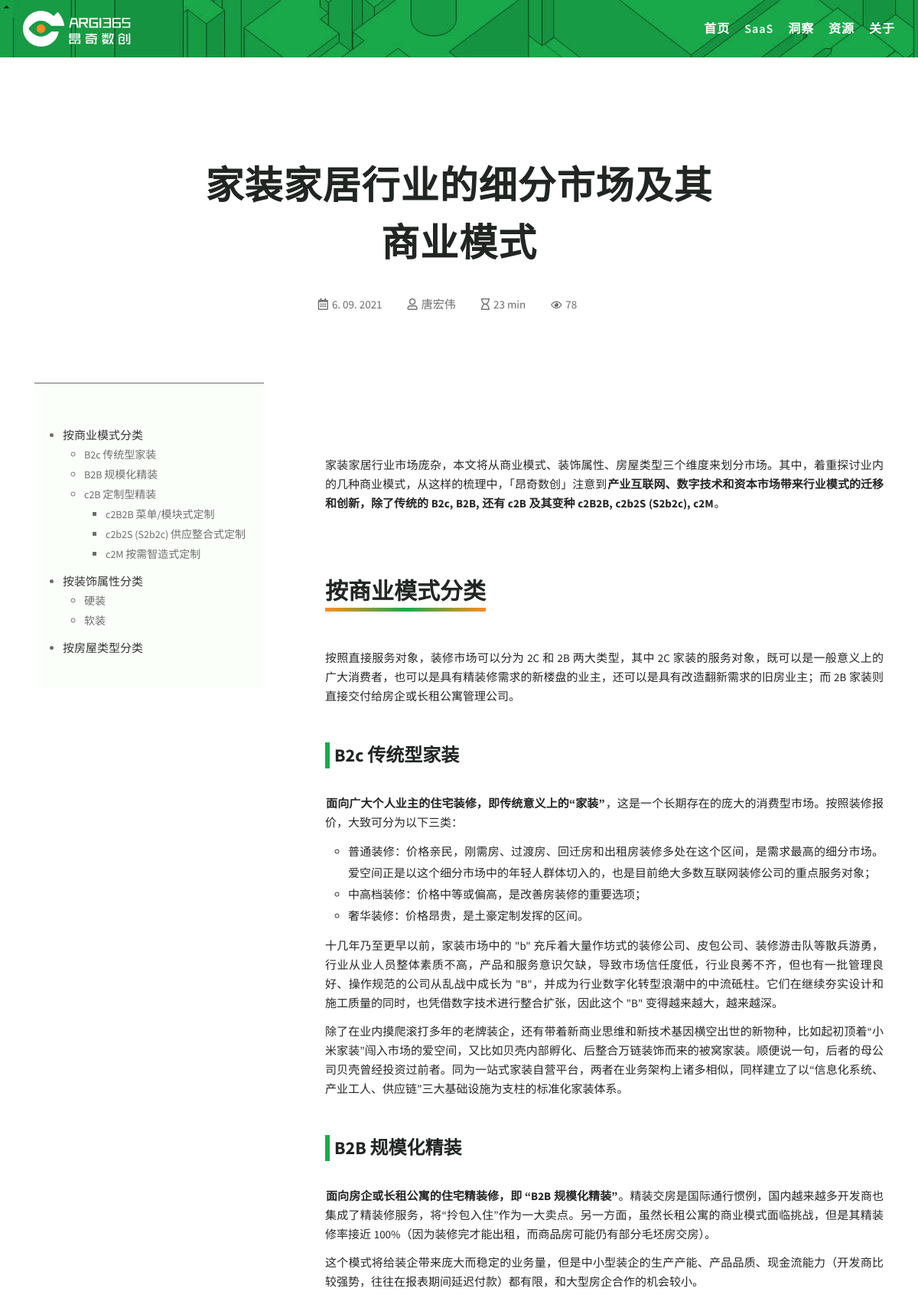
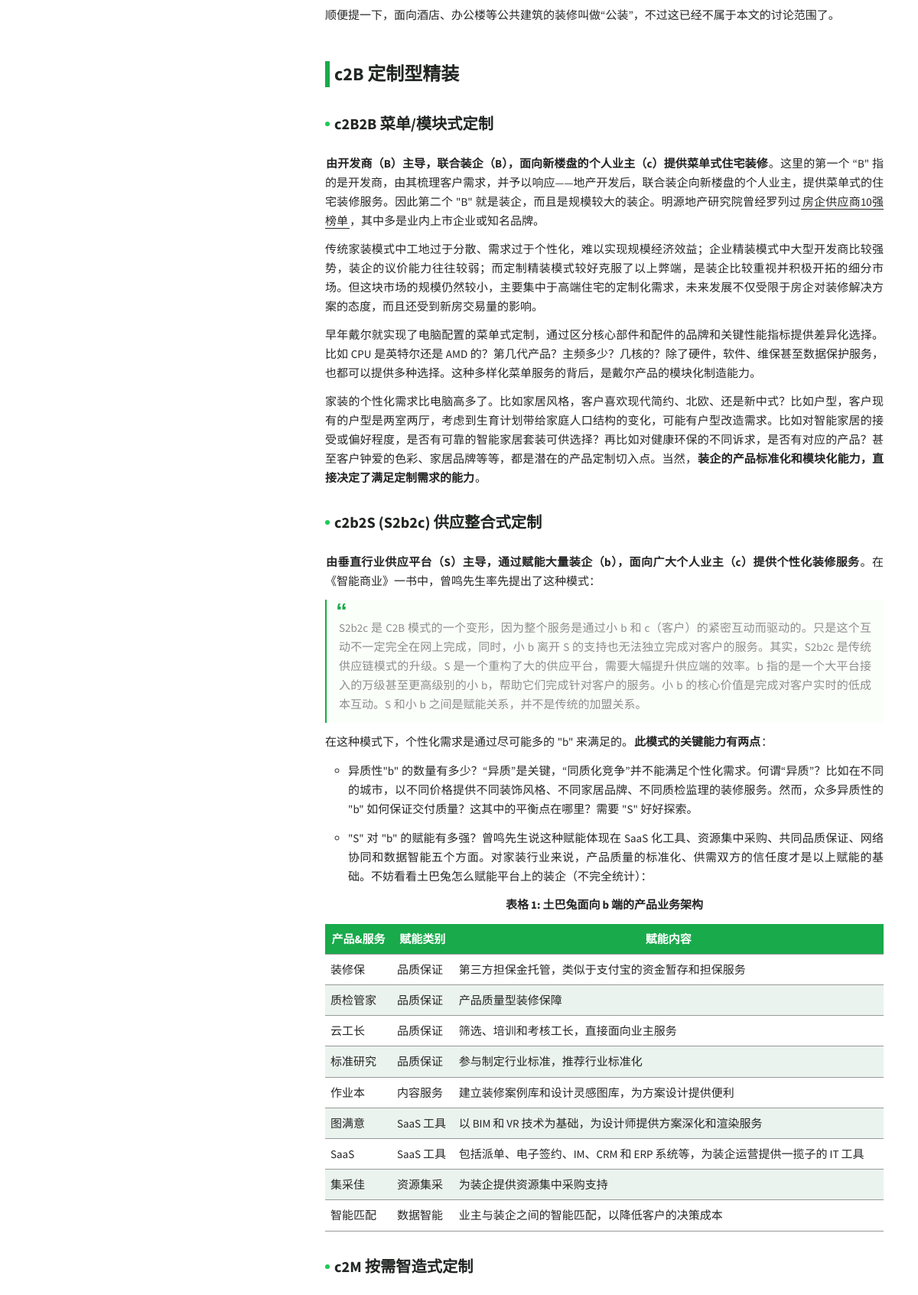
Screenshot of /post/20 (upper part) with the database file from the repository (2 pictures, top to bottom).
### blog/models.py (models this page shows, shortened)
class Channel(models.Model):
  CHANNEL_CHOICES = (
    ('SaaS', 'SaaS'),
    ('Insights', '洞察'),
    ('Resources', '资源'),
  )
  name = models.CharField(max_length=32, choices=CHANNEL_CHOICES, default='洞察')
  desc = models.CharField(max_length=200, default='Your channel description here.')
  class Meta:
    verbose_name = '版块'
    verbose_name_plural = verbose_name

class Post(models.Model):
  title = models.CharField('标题', max_length=70)
  subtitle = models.CharField('副标题', max_length=70, blank=True)
  body = models.TextField('正文')
  created_time = models.DateTimeField('创建时间', auto_now_add=True)
  modified_time = models.DateTimeField('修改时间', auto_now=True)
  elapsed_time = models.IntegerField('阅读时长', default=5, blank=True)
  avatar = models.URLField('标题图', max_length=400, blank=True)
  excerpt = models.CharField('摘要', max_length=300, blank=True)
  category = models.ForeignKey(Category, verbose_name='类别', on_delete=models.CASCADE, blank=False)
  tags = models.ManyToManyField(Tag, verbose_name='标签', blank=True)
  author = models.ForeignKey(User, default='Grit', verbose_name='作者', on_delete=models.CASCADE)
  views = models.PositiveIntegerField(default=0, editable=False)
  class Meta:
    verbose_name = '文章'
    verbose_name_plural = verbose_name
    ordering = ['-created_time']
  def get_absolute_url(self):
    return reverse("blog:post_detail", kwargs={"pk": self.pk})
  def save(self, *args, **kwargs):
    self.modified_time = timezone.now()
    md = markdown.Markdown(extensions=[
        'markdown.extensions.extra',
        'markdown.extensions.codehilite',
    ])
    self.excerpt = strip_tags(md.convert(self.body))[:200]
    super().save(*args, **kwargs)
  def increase_views(self):
    self.views += 1
    self.save(update_fields=['views'])

### blog/views.py (the view)
# urls.py: path('post/<int:pk>', views.PostDetailView.as_view(), name='post_detail'),
class PostDetailView(DetailView):
  model = Post
  template_name = 'blog/post_detail.html'
  context_object_name = 'post'
  def get(self, request, *args, **kwargs):
    response = super(PostDetailView, self).get(request, *args, **kwargs)
    self.object.increase_views()
    return response
  def get_context_data(self, **kwargs):
    context = super(PostDetailView, self).get_context_data(**kwargs)
    context['tag_list'] = Tag.objects.filter(pk__in=[1, 6, 15, 17, 22])
    context['channel_list'] = Channel.objects.all()
    return context
  def get_object(self, queryset=None):
    post = super().get_object(queryset=None)
    md = markdown.Markdown(extensions=[
        'markdown.extensions.extra',
        'markdown.extensions.codehilite',
        TocExtension(slugify=slugify),
    ])
    post.body = md.convert(post.body)
    m = re.search(r'<div class="toc">\s*<ul>(.*)</ul>\s*</div>', md.toc, re.S)
    post.toc = m.group(1) if m is not None else ''
    return post

### templates/blog/post_detail.html (shortened to what this page needs)
{% extends 'base.html' %}
{% load static %}
{% load blog_extras %}
{% block inner-blog %}
<section class="inner-blog b-details-p pb-50">
  <div class="container">
    <div class="row pt-80 mb-30">
      <div class="col-xl-12 col-lg-8">
        <div class="breadcrumb-wrap text-center">
          <div class="breadcrumb-title mb-30">
            <h2><a href="{{ post.get_absolute_url }}">{{ post.title }}</a></h2>
          </div>
          <div class="meta-info">
            <ul>
              <li><i class="far fa-calendar-alt"></i>{{ post.created_time.date|date:'n. d. Y' }}</li>
              <li><i class="far fa-user"></i>唐宏伟</li>
              <li><i class="far fa-hourglass"></i>{{ post.elapsed_time }} min</li>
              <li><i class="far fa-eye"></i>{{ post.views }}</li>
            </ul>
          </div>
        </div>
      </div>
    </div>
    <div class="row-body row-body-content pt-60">
      <div class="col-lg-4 sticky ">
        <aside>
          {% if post.toc %}
          <div class="widget widget-content">
            <div class="toc">
              <ul>
                {{ post.toc|safe }}
              </ul>
            </div>
          </div>
          {% endif %}
        </aside>
      </div>
      <div class="col-lg-8">
        <div class="detail-wrap">
          <div class="details__content pb-50">
            {% if post.avatar %}
            <div class="bsingle__post-thumb transition-img mb-70">
            </div>
            {% endif %}
            <div id="write">
              {{ post.body|safe }}
            </div>
          </div>
        </div>
      </div>
    </div>
  </div>
</section>
{% endblock inner-blog %}

### templates/base.html (shortened to what this page needs)
{% load static %}
{% load blog_extras %}
<!doctype html>
<html class="no-js" lang="zh">
  <head>
    <link rel="stylesheet" href="https://cdnjs.cloudflare.com/ajax/libs/twitter-bootstrap/4.6.0/css/bootstrap.min.css">
    <link rel="stylesheet" href="https://cdnjs.cloudflare.com/ajax/libs/github-markdown-css/4.0.0/github-markdown.min.css">
    <link href="https://cdn.bootcss.com/highlight.js/9.15.8/styles/github.min.css" rel="stylesheet">
    <link rel="stylesheet" href="{% static 'blog/css/md_css/monokai.css' %}">
    <link rel="stylesheet" href="https://cdnjs.cloudflare.com/ajax/libs/animate.css/4.1.1/animate.min.css">
    <link rel="stylesheet" href="https://cdnjs.cloudflare.com/ajax/libs/font-awesome/5.15.3/css/all.min.css">
    <link rel="stylesheet" href="https://cdnjs.cloudflare.com/ajax/libs/font-awesome/5.15.3/css/fontawesome.min.css">
    <link rel="stylesheet" href="https://cdnjs.cloudflare.com/ajax/libs/dripicons/2.0.0/webfont.css">
    <link rel="stylesheet" href="https://cdnjs.cloudflare.com/ajax/libs/slick-carousel/1.8.1/slick.css">
    <link rel="stylesheet" href="{% static 'blog/css/default.css' %}">
    <link rel="stylesheet" href="{% static 'blog/css/meanmenu.css' %}">
    <link rel="stylesheet" href="{% static 'blog/css/style.css' %}">
    <link rel="stylesheet" href="{% static 'blog/css/typora-pie-argi.css' %}">
    <link rel="stylesheet" href="{% static 'blog/css/typora-plus.css' %}">
    <link rel="stylesheet" href="{% static 'blog/css/responsive.css' %}">
    <link rel="stylesheet" href="{% static 'blog/css/responsive-plus.css' %}">
  </head>
  <body>
    <header class="header-area in-header">
      <div class="menu-area menu-area2" style="background-image: url({% static 'blog/img/bg/header-bg.jpg' %})">
        <div class="container">
          <div class="second-menu">
            <div class="row align-items-center">
              <div class="col-xl-2 col-lg-2">
                <div class="logo2">
                  <a href="{% url 'blog:index' %}"><img src="{% static 'blog/img/logo/l-argi.svg' %}" alt="logo"></a>
                </div>
              </div>
              <div class="col-xl-10 col-lg-10">
                <div class="main-menu text-right">
                  <nav id="mobile-menu">
                    <ul>
                      <li><a href="{% url 'blog:index' %}">首页</a></li>
                      {% for channel in channel_list %}
                        <li>
                          <a href="{% url 'blog:channel' channel.pk %}">{{ channel.name }}</a>
                        </li>
                      {% empty %}
                        <div>No channel yet.</div>
                      {% endfor %}
                      <li><a href="{% url 'blog:about' %}">关于</a></li>
                    </ul>
                  </nav>
                </div>
              </div>
            </div>
          </div>
        </div>
      </div>
    </header>
    <main>
    {% block main %}
      {% block inner-blog %}
      {% endblock inner-blog %}
    {% endblock main %}
    </main>
  </body>
</html>

### blog/static/blog/css/default.css (style rules this page uses)
.mb-30 { margin-bottom: 30px; }
.mb-70 { margin-bottom: 70px; }
.pt-60 { padding-top: 60px; }
.pt-80 { padding-top: 80px; }
.pb-50 { padding-bottom: 50px; }

### blog/static/blog/css/typora-pie-argi.css (style rules this page uses)
:root { --side-bar-bg-color: #ffffff; --control-text-color: #777777; --select-text-bg-color: #96FAB6; --active-file-text-color: #262626; --active-file-border-color: #19AA4B; --select-text-font-color: auto; --primary-color: #19AA4B; --mid-1: #ffffff; --mid-2: #fafafa; --mid-3: #f5f5f5; --mid-4: #f0f0f0; --mid-5: #d9d9d9; --mid-6: #bfbfbf; --mid-7: #8c8c8c; --mid-8: #595959; --mid-9: #434343; --mid-10: #262626; --mid-11: #1f1f1f; --mid-12: #141414; --mid-13: #000000; --main-1: #A0FFC1; --main-2: #63FF99; --main-3: #26FF70; --main-4: #22E766; --main-5: #1DC958; --main-6: #19AA4B; --main-7: #158B3E; --main-8: #106D30; --main-9: #0C4E23; --main-10: #073015; --act-1: #FF8A26; }
html { font-size: 14px; }
#write { max-width: 860px; padding: 0px 0px 50px; margin: 0 auto; overflow-x: hidden; font-family: 'Source Sans Pro', '等距更纱黑体 SC', 'Helvetica Neue', Arial, sans-serif !important; line-height: 1.8rem; color: var(--mid-10); letter-spacing: 0; text-align: justify; -webkit-font-smoothing: antialiased; }
#write p { word-spacing: 0.05rem; }
#write ul { line-height: 2rem; list-style-type: circle; }
#write a { padding: 0 2px; font-weight: 500; color: var(--mid-10); text-decoration: none; }
#write a { text-decoration: none; border-bottom: 1px solid var(--mid-10); }
#write h2 { padding-bottom: 0.3em; margin: 2.4em auto 1.2em; font-size: 2em; line-height: 1.2; text-align: center; display: inline-block; background: linear-gradient( 90deg, var(--act-1) 0%, var(--primary-color) 50%, var(--act-1) 100% ) left bottom transparent no-repeat; background-size:100% 5px ; }
#write h3 { padding-left: 6px; margin: 2em auto 1.4em; font-size: 1.6em; line-height: 1.4; border-left: 6px solid var(--main-6); }
#write h4 { margin: 1.6em auto 1.2em; font-size: 1.35em; line-height: 1.43; }
#write p, #write blockquote, #write ul, #write ol, #write dl, #write table { margin: 0.8em 0; }
li > ol, li > ul { margin: 0; }
#write ul, ol { padding-left: 30px; }
ul:first-child, ol:first-child { margin-top: 0; }
ul:last-child, ol:last-child { margin-bottom: 0; }
#write h4::before { display: inline-block; width: 6px; height: 6px; margin-right: 6px; margin-bottom: 0.18em; line-height: 1.43; vertical-align: middle; content: ''; background-color: var(--main-5); border-radius: 50%; }
blockquote { position: relative; padding: 24px 16px 12px; margin: 24px 0 36px; font-size: 1em; font-style: normal; line-height: 1.6; color: var(--mid-7); text-indent: 0; border: none; border-left: 2px solid var(--main-6); }
blockquote::before { position: absolute; top: 0; left: 12px; font-family: Arial, serif; font-size: 2em; font-weight: 700; line-height: 1em; color: var(--main-6); content: "\201C"; }
#write strong { padding: 0 1px; }
header, .context-menu, .megamenu-content, footer { font-family: 'Segoe UI', 'Arial', sans-serif; }
#write blockquote p { margin: 0; }
#write tr { break-inside: avoid; break-after: auto; }
#write thead { display: table-header-group; }
#write table { border-collapse: collapse; border-spacing: 0px; width: 100%; overflow: auto; break-inside: auto; text-align: left; }

### blog/static/blog/css/responsive.css (style rules this page uses)
@media (min-width: 1200px) and (max-width: 1500px) { .main-menu ul li:first-child { margin-left: 0; } }
@media (min-width: 1200px) and (max-width: 1500px) { .menu-area::before { width: 26%; } }
@media (min-width: 992px) and (max-width: 1200px) { .second-menu .main-menu ul li { margin-left: 15px; } }
@media (min-width: 992px) and (max-width: 1200px) { .menu-area::before { width: 27%; top: 0px; } }
@media (min-width: 992px) and (max-width: 1200px) { .details__content h2 { font-size: 26px; } }

### rows the page displays
Channel: name "SaaS"
Channel: name "洞察"
Channel: name "资源"
Post: title "家装家居行业的细分市场及其商业模式", created_time "6. 09. 2021", elapsed_time "23", views "78", toc "按商业模式分类 B2c 传统型家装 B2B 规模化精装 c2B 定制型精装 c2B2B 菜单/模块式定制 c2b2S (S2b2c) 供应整合式定制 c2M 按需智造式定制 按装饰属性分类 硬装 软装 按房屋类型分类", body "家装家居行业市场庞杂，本文将从商业模式、装饰属性、房屋类型三个维度来划分市场。其中，着重探讨业内的几种商业模式，从这样的梳理中，「昂奇数创」注意到 产业互联网、数字技术和资本市场带来行业模式的迁移和创新，除了传统的 B2c, B2B, 还有 c2B 及其变种 c2B2B, c2b2S (S2b2c), c2M 。 按商业模式分类 按照直接服务对象，装修市场可以分为 2C 和 2B 两大类型，其中 2C 家装的服务对象，既可以是一般意义上的广大消费者，也可以是具有精装修需求的新楼盘的业主，还可以是具有改造翻新需求的旧房业主；而 2B 家装则直接交付给房企或长租公寓管理公司。 B2c 传统型家装 面向广大个人业主的住宅装修，即传统意义上的“家装” ，这是一个长期存在的庞大的消费型市场。按照装修报价，大致可分为以下三类： 普通装修：价格亲民，刚需房、过渡房、回迁房和出租房装修多处在这个区间，是需求最高的细分市场。爱空间正是以这个细分市场中的年轻人群体切入的，也是目前绝大多数互联网装修公司的重点服务对象； 中高档装修：价格中等或偏高，是改善房装修的重要选项； 奢华装修：价格昂贵，是土豪定制发挥的区间。 十几年乃至更早以前，家装市场中的 \"b\" 充斥着大量作坊式的装修公司、皮包公司、装修游击队等散兵游勇，行业从业人员整体素质不高，产品和服务意识欠缺，导致市场信任度低，行业良莠不齐，但也有一批管理良好、操作规范的公司从乱战中成长为 \"B\"，并成为行业数字化转型浪潮中的中流砥柱。它们在继续夯实设计和施工质量的同时，也凭借数字技术进行整合扩张，因此这个 \"B\" 变得越来越大，越来越深。…"
